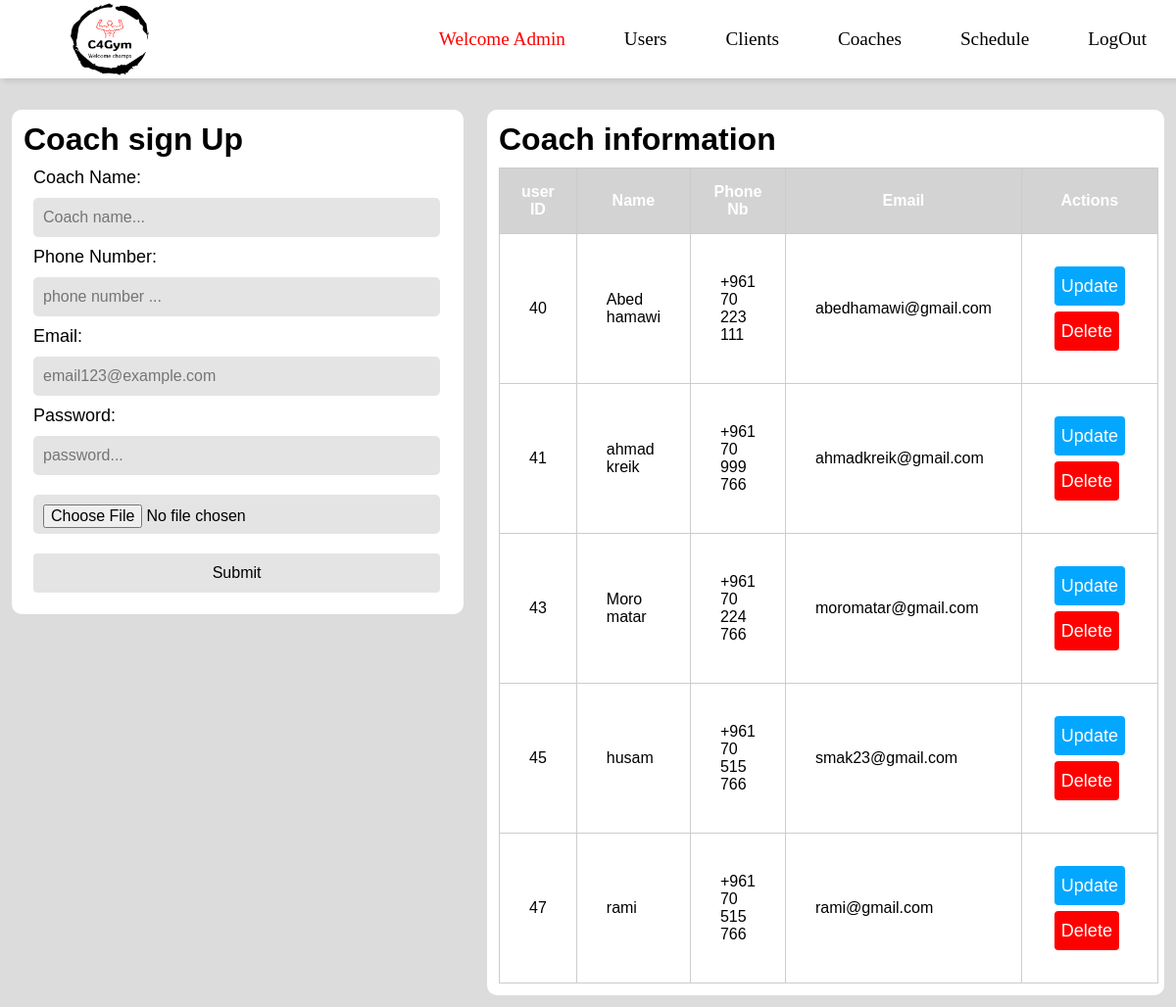
Page /admin-coach.php (signed in) on the committed database.
### tables this page shows
CREATE TABLE `user` (
  `userId` int(255) NOT NULL,
  `role_id` int(255) NOT NULL,
  `name` varchar(255) NOT NULL,
  `email` mediumtext NOT NULL,
  `phone` varchar(255) NOT NULL,
  `password` mediumtext NOT NULL,
  `image` varchar(150) NOT NULL
);

### admin-coach.php (the view, shortened to what this page needs)
<?php
require('db_connect.php');
?>
<!DOCTYPE html>
<html lang="en">
<head>
    <link rel="stylesheet" href="./css/admin-coach.css">
</head>
<body>
<nav>
    <ul>
      <li id="logo"><img src="./images/c4gym-high-resolution-logo-transparent.png" style=" width: 80px;height: 80px;"></li>
      <li class="hideOnMobile"><a href="" style="font-family:Brush Script MT, Brush Script Std, cursive ;color:red" >Welcome Admin</a></li>
      <li class="hideOnMobile"><a href="admin-user.php">Users</a></li>
      <li class="hideOnMobile"><a href="admin-user.php#clients">Clients</a></li>
      <li class="hideOnMobile"><a href="admin-coach.php">Coaches</a></li>
      <li class="hideOnMobile"><a href="admin-schedule.php">Schedule</a></li>
      <li class="hideOnMobile"><a href="Logout-coach.php">LogOut</a></li>
    </ul>
  </nav>
    <div class="container">
        <form action="" method="post" enctype="multipart/form-data">
            <h1>Coach sign Up</h1>
            <label for="name">Coach Name:</label><br>
            <input type="text" name="name" placeholder="Coach name..." required><br>
            <label for="phone">Phone Number:</label><br>
            <input type="tel" name="phone" required placeholder="phone number ..."><br>
            <label for="email">Email:</label><br>
            <input type="text" name="email" required placeholder="email123@example.com"><br>
            <label for="password">Password:</label><br>
            <input type="password" name="password" required placeholder="password..."><br>
            <input type="file" placeholder="image" required name="image" required/><br>
            <input type="submit" id="submit-button">
        </form>
                <div class="table-container">
                    <h1>Coach information</h1>
                    <table>
                        <tr>
                            <th>user ID</th>
                            <th>Name</th>
                            <th>Phone Nb</th>
                            <th>Email</th>
                            <th>Actions</th>
                        </tr>
                        <?php
                        $role_id = 2;
                        $sql = "SELECT * FROM user WHERE role_id='$role_id'";
                        $result1 = mysqli_query($conn, $sql);
                        if($result1){
                        while($row =mysqli_fetch_assoc($result1)){
                        $id = $row['userId'];
                        $name = $row['name'];
                        $email = $row['email'];
                        $phone = $row['phone'];
                        echo '
                        <tr>
                        <td>'.$id.'</td>
                        <td>'.$name.'</td>
                        <td>'.$phone.'</td>
                        <td>'.$email.'</td>
                        <td>
                        <button id="update"><a href="update-coach.php?updateid='.$id.'" style="color: white; text-decoration:none;font-size:large;">Update</a></button>
                        <button id="delete"><a href="delete-coach.php?deleteid='.$id.'" style="color: white; text-decoration:none;font-size:large;">Delete</a></button>
                        </td>
                        </tr>
                        ';
                    }
                }
                ?>
                    </table>
        </div>
    </div>
</body>
</html>

### css/admin-coach.css (style rules this page uses)
* { margin: 0; padding: 0; box-sizing: border-box; font-family: "Poppins", sans-serif; }
body { background-color: #dcdcdc; height: auto; }
nav { background-color: white; box-shadow: 3px 3px 5px rgba(0, 0, 0, 0.1); position: fixed; top: 0; width: 100%; z-index: 999; }
nav ul { width: 100%; list-style: none; display: flex; justify-content: flex-end; align-items: center; height: 80px; }
nav li { height: 100%; }
nav a { height: 100%; padding: 0 30px; font-size: larger; font-weight: 500; font-family: cursive; text-decoration: none; display: flex; align-items: center; color: black; }
nav li:first-child { margin-right: auto; }
#logo { display: flex; align-items: center; margin-left: 6%; }
.container { width: 100%; margin-top: 100px; display: flex; justify-content: space-between; }
form { width: 40%; margin: 1%; padding: 1%; background-color: white; border-radius: 10px; height: 60%; }
form input { width: 95%; height: 40px; margin: 10px; border: none; border-radius: 5px; background-color: rgb(228, 228, 228); padding: 10px; font-size:medium; }
form label { font-size: large; margin-left: 10px; }
form h1 { margin-bottom: 10px; }
.table-container { width: 60%; background-color: white; border-radius: 10px; overflow-x: auto; height: auto; margin: 1%; padding: 1%; }
.table-container h1 { margin-bottom: 10px; }
table { width: 100%; border-collapse: collapse; }
table button { height: 40px; padding: 7px; margin: 3px; border: none; background-color: white; border-radius: 4px; font-size:medium; }
#update { background-color: rgb(3, 167, 255); }
#delete { background-color: red; }
tr:first-child { font-size: larger34; }
th { padding: 15px; border: 1px solid #ccc; height: 45px; }
td { padding: 30px; border: 1px solid #ccc; height: 45px; }
th:first-child, td:first-child { min-width: auto; height: 20px; }
tr:first-child { background-color: lightgray; color: white; }
#submit-button { height: 40px; padding: 5px; border: none; border-radius: 4px; }

### rows in the picture
user: userId "40", name "Abed hamawi", phone "+961 70 223 111", email "abedhamawi@gmail.com"
user: userId "41", name "ahmad kreik", phone "+961 70 999 766", email "ahmadkreik@gmail.com"
user: userId "43", name "Moro matar", phone "+961 70 224 766", email "moromatar@gmail.com"
user: userId "45", name "husam", phone "+961 70 515 766", email "smak23@gmail.com"
user: userId "47", name "rami", phone "+961 70 515 766", email "rami@gmail.com"
